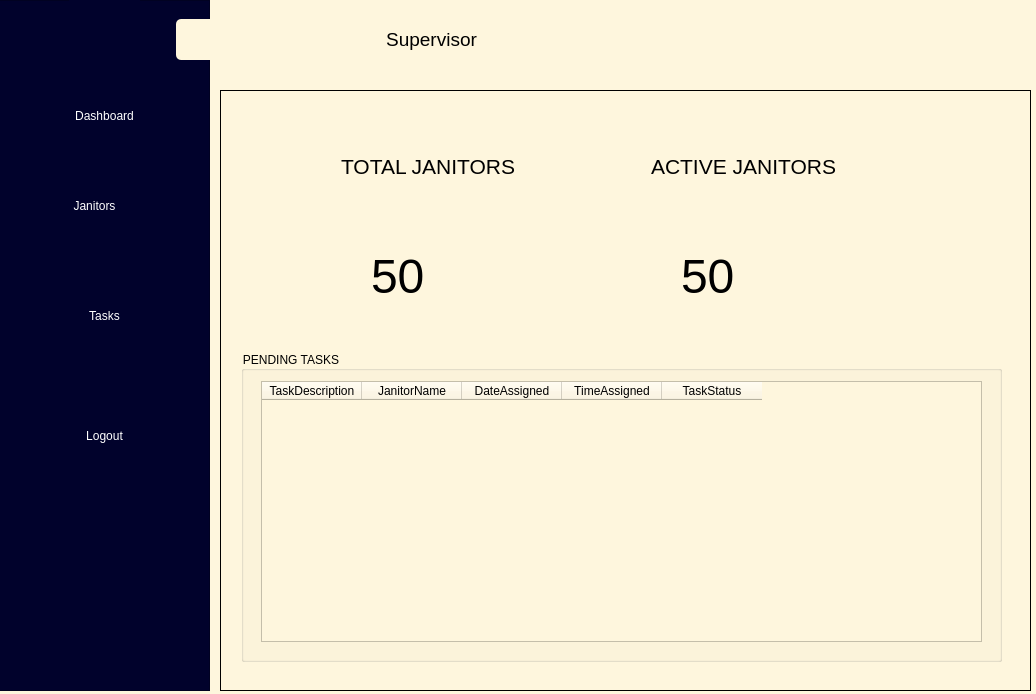
<?xml version="1.0" encoding="UTF-8"?>
<ui version="4.0">
 <class>Dialog</class>
 <widget class="QDialog" name="Dialog">
  <property name="geometry">
   <rect>
    <x>0</x>
    <y>0</y>
    <width>1036</width>
    <height>694</height>
   </rect>
  </property>
  <property name="windowTitle">
   <string>Dialog</string>
  </property>
  <property name="styleSheet">
   <string notr="true">background-color:rgb(254, 246, 221)</string>
  </property>
  <widget class="QFrame" name="frame">
   <property name="geometry">
    <rect>
     <x>-1</x>
     <y>0</y>
     <width>211</width>
     <height>691</height>
    </rect>
   </property>
   <property name="styleSheet">
    <string notr="true">background-color:rgb(1,2,44)</string>
   </property>
   <property name="frameShape">
    <enum>QFrame::StyledPanel</enum>
   </property>
   <property name="frameShadow">
    <enum>QFrame::Raised</enum>
   </property>
   <widget class="QPushButton" name="btnDashboard">
    <property name="geometry">
     <rect>
      <x>0</x>
      <y>80</y>
      <width>211</width>
      <height>71</height>
     </rect>
    </property>
    <property name="styleSheet">
     <string notr="true">/*background:rgb(1, 2, 44);*/
#btnDashboard{
font: 75 26pt &quot;MS Shell Dlg 2&quot;;
color:#ffffff;
}
#btnDashboard:hover{
background:#fff;
border:0px;
color:rgb(1,2,44);
}</string>
    </property>
    <property name="text">
     <string>Dashboard</string>
    </property>
    <property name="flat">
     <bool>true</bool>
    </property>
   </widget>
   <widget class="QPushButton" name="btnJanitors">
    <property name="geometry">
     <rect>
      <x>-10</x>
      <y>170</y>
      <width>211</width>
      <height>71</height>
     </rect>
    </property>
    <property name="styleSheet">
     <string notr="true">/*background:rgb(1, 2, 44);*/
#btnJanitors{
font: 75 26pt &quot;MS Shell Dlg 2&quot;;
color:#ffffff;
}
#btnJanitors:hover{
background:#fff;
border:0px;
color:rgb(1,2,44);
}</string>
    </property>
    <property name="text">
     <string>Janitors</string>
    </property>
    <property name="flat">
     <bool>true</bool>
    </property>
   </widget>
   <widget class="QPushButton" name="btnTasks">
    <property name="geometry">
     <rect>
      <x>0</x>
      <y>280</y>
      <width>211</width>
      <height>71</height>
     </rect>
    </property>
    <property name="styleSheet">
     <string notr="true">/*background:rgb(1, 2, 44);*/
#btnTasks{
font: 75 26pt &quot;MS Shell Dlg 2&quot;;
color:#ffffff;
}
#btnTasks:hover{
background:#fff;
border:0px;
color:rgb(1,2,44);
}</string>
    </property>
    <property name="text">
     <string>Tasks</string>
    </property>
    <property name="flat">
     <bool>true</bool>
    </property>
   </widget>
   <widget class="QLabel" name="label">
    <property name="geometry">
     <rect>
      <x>70</x>
      <y>0</y>
      <width>71</width>
      <height>71</height>
     </rect>
    </property>
    <property name="text">
     <string/>
    </property>
    <property name="pixmap">
     <pixmap>../../Downloads/supervisor.png</pixmap>
    </property>
    <property name="scaledContents">
     <bool>true</bool>
    </property>
   </widget>
   <widget class="QPushButton" name="btnLogout">
    <property name="geometry">
     <rect>
      <x>0</x>
      <y>400</y>
      <width>211</width>
      <height>71</height>
     </rect>
    </property>
    <property name="styleSheet">
     <string notr="true">/*background:rgb(1, 2, 44);*/
#btnLogout{
font: 75 26pt &quot;MS Shell Dlg 2&quot;;
color:#ffffff;
}
#btnLogout:hover{
background:#fff;
border:0px;
color:rgb(1,2,44);
}</string>
    </property>
    <property name="text">
     <string>Logout</string>
    </property>
    <property name="flat">
     <bool>true</bool>
    </property>
   </widget>
  </widget>
  <widget class="QLabel" name="label_2">
   <property name="geometry">
    <rect>
     <x>176</x>
     <y>19</y>
     <width>511</width>
     <height>41</height>
    </rect>
   </property>
   <property name="font">
    <font>
     <pointsize>14</pointsize>
    </font>
   </property>
   <property name="styleSheet">
    <string notr="true">border-radius:5px;</string>
   </property>
   <property name="text">
    <string>Supervisor</string>
   </property>
   <property name="alignment">
    <set>Qt::AlignCenter</set>
   </property>
  </widget>
  <widget class="QStackedWidget" name="supervisorPages">
   <property name="geometry">
    <rect>
     <x>220</x>
     <y>90</y>
     <width>811</width>
     <height>601</height>
    </rect>
   </property>
   <property name="styleSheet">
    <string notr="true"/>
   </property>
   <property name="frameShape">
    <enum>QFrame::Box</enum>
   </property>
   <property name="currentIndex">
    <number>0</number>
   </property>
   <widget class="QWidget" name="pageDashboard">
    <widget class="QLabel" name="label_3">
     <property name="geometry">
      <rect>
       <x>120</x>
       <y>30</y>
       <width>261</width>
       <height>91</height>
      </rect>
     </property>
     <property name="font">
      <font>
       <pointsize>16</pointsize>
      </font>
     </property>
     <property name="text">
      <string>TOTAL JANITORS</string>
     </property>
    </widget>
    <widget class="QLabel" name="label_4">
     <property name="geometry">
      <rect>
       <x>430</x>
       <y>30</y>
       <width>261</width>
       <height>91</height>
      </rect>
     </property>
     <property name="font">
      <font>
       <pointsize>16</pointsize>
      </font>
     </property>
     <property name="text">
      <string>ACTIVE JANITORS</string>
     </property>
    </widget>
    <widget class="QLabel" name="label_6">
     <property name="geometry">
      <rect>
       <x>150</x>
       <y>140</y>
       <width>111</width>
       <height>91</height>
      </rect>
     </property>
     <property name="font">
      <font>
       <pointsize>36</pointsize>
      </font>
     </property>
     <property name="text">
      <string>50</string>
     </property>
    </widget>
    <widget class="QLabel" name="label_7">
     <property name="geometry">
      <rect>
       <x>460</x>
       <y>140</y>
       <width>91</width>
       <height>91</height>
      </rect>
     </property>
     <property name="font">
      <font>
       <pointsize>36</pointsize>
      </font>
     </property>
     <property name="text">
      <string>50</string>
     </property>
    </widget>
    <widget class="QGroupBox" name="groupBox">
     <property name="geometry">
      <rect>
       <x>20</x>
       <y>260</y>
       <width>761</width>
       <height>311</height>
      </rect>
     </property>
     <property name="title">
      <string>PENDING TASKS</string>
     </property>
     <widget class="QTableWidget" name="tableWidget">
      <property name="geometry">
       <rect>
        <x>20</x>
        <y>30</y>
        <width>721</width>
        <height>261</height>
       </rect>
      </property>
      <column>
       <property name="text">
        <string>TaskDescription</string>
       </property>
      </column>
      <column>
       <property name="text">
        <string>JanitorName</string>
       </property>
      </column>
      <column>
       <property name="text">
        <string>DateAssigned</string>
       </property>
      </column>
      <column>
       <property name="text">
        <string>TimeAssigned</string>
       </property>
      </column>
      <column>
       <property name="text">
        <string>TaskStatus</string>
       </property>
      </column>
     </widget>
    </widget>
   </widget>
   <widget class="QWidget" name="pageJanitors">
    <widget class="QGroupBox" name="groupBox_2">
     <property name="geometry">
      <rect>
       <x>20</x>
       <y>30</y>
       <width>771</width>
       <height>541</height>
      </rect>
     </property>
     <property name="title">
      <string>LIST OF JANITORS</string>
     </property>
     <widget class="QTableWidget" name="tableWidget_2">
      <property name="geometry">
       <rect>
        <x>10</x>
        <y>30</y>
        <width>751</width>
        <height>371</height>
       </rect>
      </property>
      <column>
       <property name="text">
        <string>JanitorName</string>
       </property>
      </column>
      <column>
       <property name="text">
        <string>Phone</string>
       </property>
      </column>
      <column>
       <property name="text">
        <string>HireDate</string>
       </property>
      </column>
      <column>
       <property name="text">
        <string>EmploymentStatus</string>
       </property>
      </column>
     </widget>
     <widget class="QPushButton" name="pushButton_4">
      <property name="geometry">
       <rect>
        <x>30</x>
        <y>450</y>
        <width>211</width>
        <height>41</height>
       </rect>
      </property>
      <property name="text">
       <string>All</string>
      </property>
     </widget>
     <widget class="QPushButton" name="pushButton_5">
      <property name="geometry">
       <rect>
        <x>270</x>
        <y>450</y>
        <width>221</width>
        <height>41</height>
       </rect>
      </property>
      <property name="text">
       <string>Active</string>
      </property>
     </widget>
     <widget class="QPushButton" name="pushButton_6">
      <property name="geometry">
       <rect>
        <x>510</x>
        <y>450</y>
        <width>231</width>
        <height>41</height>
       </rect>
      </property>
      <property name="text">
       <string>On Leave</string>
      </property>
     </widget>
    </widget>
   </widget>
   <widget class="QWidget" name="pageTasks">
    <widget class="QGroupBox" name="groupBox_3">
     <property name="geometry">
      <rect>
       <x>20</x>
       <y>20</y>
       <width>771</width>
       <height>291</height>
      </rect>
     </property>
     <property name="title">
      <string>List Of Assigned Tasks</string>
     </property>
     <widget class="QTableWidget" name="tableWidget_3">
      <property name="geometry">
       <rect>
        <x>10</x>
        <y>30</y>
        <width>751</width>
        <height>192</height>
       </rect>
      </property>
      <column>
       <property name="text">
        <string>TaskDescription</string>
       </property>
      </column>
      <column>
       <property name="text">
        <string>JanitorName</string>
       </property>
      </column>
      <column>
       <property name="text">
        <string>SupervisorName</string>
       </property>
      </column>
      <column>
       <property name="text">
        <string>DateAssigned</string>
       </property>
      </column>
      <column>
       <property name="text">
        <string>TimeAssigned</string>
       </property>
      </column>
      <column>
       <property name="text">
        <string>TaskStatus</string>
       </property>
      </column>
     </widget>
     <widget class="QPushButton" name="pushButton_9">
      <property name="geometry">
       <rect>
        <x>150</x>
        <y>230</y>
        <width>211</width>
        <height>41</height>
       </rect>
      </property>
      <property name="text">
       <string>Completed</string>
      </property>
     </widget>
     <widget class="QPushButton" name="pushButton_10">
      <property name="geometry">
       <rect>
        <x>380</x>
        <y>230</y>
        <width>211</width>
        <height>41</height>
       </rect>
      </property>
      <property name="text">
       <string>Pending</string>
      </property>
     </widget>
    </widget>
    <widget class="QGroupBox" name="groupBox_4">
     <property name="geometry">
      <rect>
       <x>20</x>
       <y>320</y>
       <width>771</width>
       <height>271</height>
      </rect>
     </property>
     <property name="title">
      <string>GroupBox</string>
     </property>
     <widget class="QLabel" name="label_5">
      <property name="geometry">
       <rect>
        <x>10</x>
        <y>20</y>
        <width>121</width>
        <height>41</height>
       </rect>
      </property>
      <property name="text">
       <string>TaskDescription</string>
      </property>
     </widget>
     <widget class="QLabel" name="label_8">
      <property name="geometry">
       <rect>
        <x>10</x>
        <y>70</y>
        <width>121</width>
        <height>41</height>
       </rect>
      </property>
      <property name="text">
       <string>JanitorName</string>
      </property>
     </widget>
     <widget class="QLabel" name="label_9">
      <property name="geometry">
       <rect>
        <x>10</x>
        <y>140</y>
        <width>121</width>
        <height>41</height>
       </rect>
      </property>
      <property name="text">
       <string>SupervisorName</string>
      </property>
     </widget>
     <widget class="QLineEdit" name="lineEdit">
      <property name="geometry">
       <rect>
        <x>120</x>
        <y>19</y>
        <width>241</width>
        <height>41</height>
       </rect>
      </property>
     </widget>
     <widget class="QLabel" name="label_10">
      <property name="geometry">
       <rect>
        <x>390</x>
        <y>10</y>
        <width>121</width>
        <height>41</height>
       </rect>
      </property>
      <property name="text">
       <string>DateAssigned</string>
      </property>
     </widget>
     <widget class="QLabel" name="label_11">
      <property name="geometry">
       <rect>
        <x>390</x>
        <y>70</y>
        <width>121</width>
        <height>41</height>
       </rect>
      </property>
      <property name="text">
       <string>TimeAssigned</string>
      </property>
     </widget>
     <widget class="QLabel" name="label_12">
      <property name="geometry">
       <rect>
        <x>390</x>
        <y>130</y>
        <width>121</width>
        <height>41</height>
       </rect>
      </property>
      <property name="text">
       <string>TaskStatus</string>
      </property>
     </widget>
     <widget class="QPushButton" name="pushButton_11">
      <property name="geometry">
       <rect>
        <x>80</x>
        <y>210</y>
        <width>131</width>
        <height>41</height>
       </rect>
      </property>
      <property name="text">
       <string>Assign</string>
      </property>
     </widget>
     <widget class="QPushButton" name="pushButton_12">
      <property name="geometry">
       <rect>
        <x>240</x>
        <y>210</y>
        <width>131</width>
        <height>41</height>
       </rect>
      </property>
      <property name="text">
       <string>Save</string>
      </property>
     </widget>
     <widget class="QPushButton" name="pushButton_13">
      <property name="geometry">
       <rect>
        <x>390</x>
        <y>210</y>
        <width>131</width>
        <height>41</height>
       </rect>
      </property>
      <property name="text">
       <string>Update</string>
      </property>
     </widget>
     <widget class="QPushButton" name="pushButton_14">
      <property name="geometry">
       <rect>
        <x>560</x>
        <y>210</y>
        <width>131</width>
        <height>41</height>
       </rect>
      </property>
      <property name="text">
       <string>Delete</string>
      </property>
     </widget>
     <widget class="QComboBox" name="comboBox">
      <property name="geometry">
       <rect>
        <x>510</x>
        <y>140</y>
        <width>241</width>
        <height>41</height>
       </rect>
      </property>
      <property name="insertPolicy">
       <enum>QComboBox::InsertAlphabetically</enum>
      </property>
     </widget>
     <widget class="QComboBox" name="comboBox_2">
      <property name="geometry">
       <rect>
        <x>120</x>
        <y>80</y>
        <width>241</width>
        <height>41</height>
       </rect>
      </property>
     </widget>
     <widget class="QComboBox" name="comboBox_3">
      <property name="geometry">
       <rect>
        <x>120</x>
        <y>140</y>
        <width>241</width>
        <height>41</height>
       </rect>
      </property>
     </widget>
     <widget class="QDateEdit" name="dateEdit">
      <property name="geometry">
       <rect>
        <x>510</x>
        <y>20</y>
        <width>251</width>
        <height>41</height>
       </rect>
      </property>
      <property name="calendarPopup">
       <bool>true</bool>
      </property>
     </widget>
     <widget class="QTimeEdit" name="timeEdit">
      <property name="geometry">
       <rect>
        <x>510</x>
        <y>80</y>
        <width>251</width>
        <height>41</height>
       </rect>
      </property>
      <property name="calendarPopup">
       <bool>true</bool>
      </property>
     </widget>
    </widget>
   </widget>
  </widget>
 </widget>
 <resources/>
 <connections/>
</ui>
